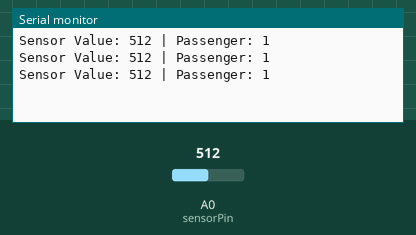
Simulated run of this sketch. Board: Arduino Uno, built with avr-gcc and run on an emulated ATmega328P. On the bench: the last lines printed to the serial monitor. The test bench sets the inputs (shaded band); at power-on: A0 (sensorPin) = 512.

Above: at 1.3 s.
1.4 s: A0 (sensorPin) set to 716
At 1.8 s:
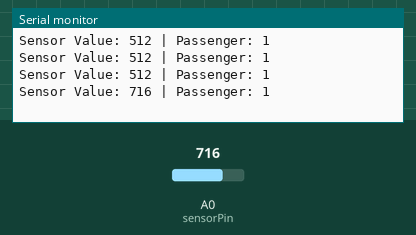
2.9 s: A0 (sensorPin) set to 900
At 3.4 s:
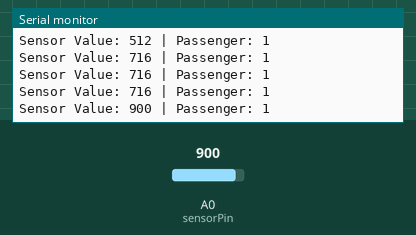
Timing chart, 0 to 5.9 s (numbered marks = the images above; inputs shaded):
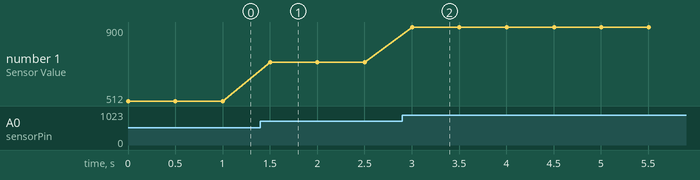

The sketch:

smart_seatbelt_warning_system1.ino
```cpp
int sensorPin = A0;

int sensorValue = 0;
int passengerDetected = 0;

int threshold = 512;

void setup() {
  Serial.begin(9600);
}

void loop() {

  sensorValue = analogRead(sensorPin);

  if (sensorValue >= threshold) {
    passengerDetected = 1;
  }
  else {
    passengerDetected = 0;
  }

  Serial.print("Sensor Value: ");
  Serial.print(sensorValue);

  Serial.print(" | Passenger: ");
  Serial.println(passengerDetected);

  delay(500);
}
```

Measured:
- after the input at 1.4 s, the serial monitor: prints a new line after 0.10 s (image 1)
- after the input at 2.9 s, the serial monitor: prints a new line after 0.10 s (image 2)
- plotted number 1: 512 → 716 after the input at 1.4 s, 716 → 900 after the input at 2.9 s
